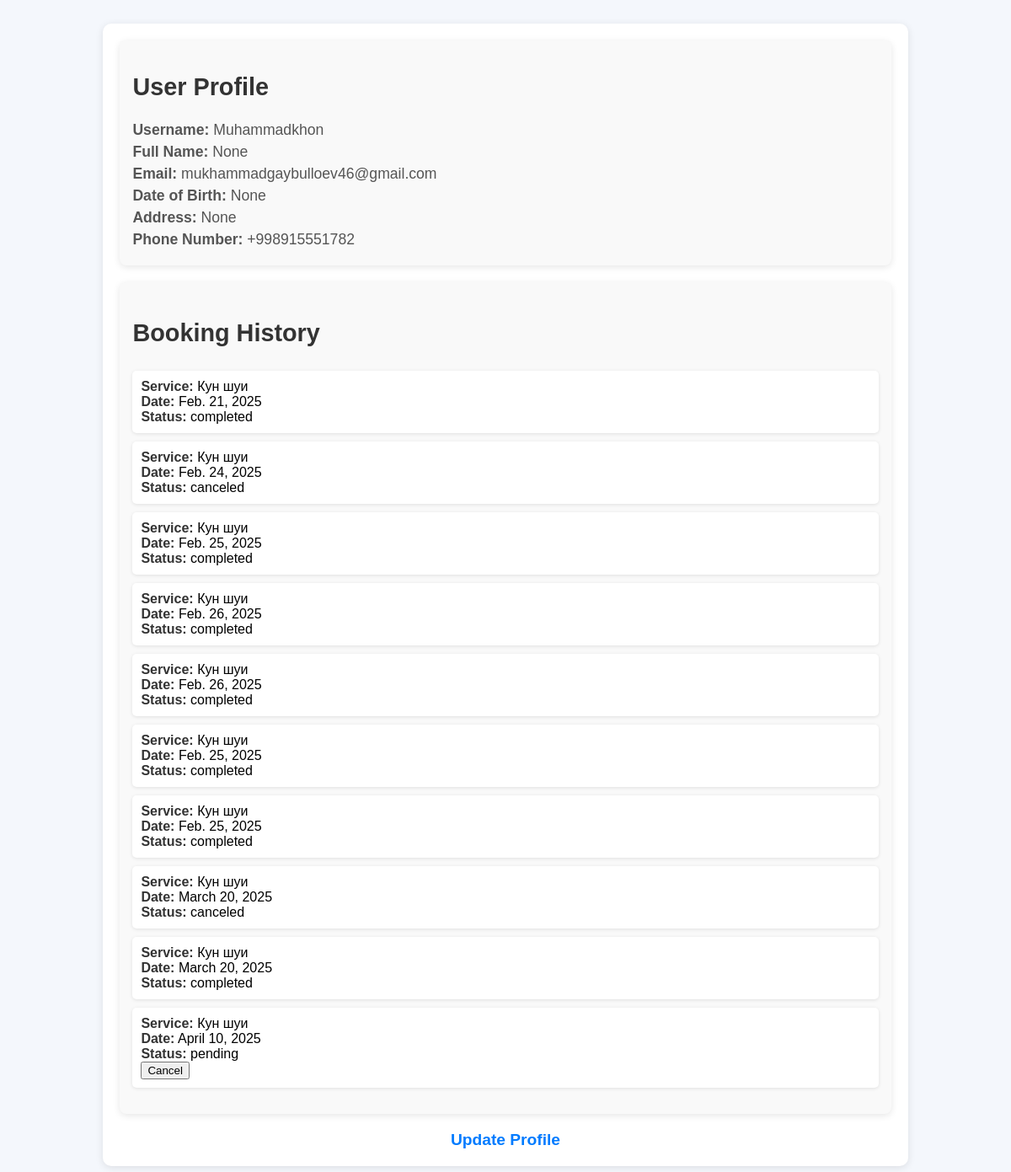
The app's page /profile/ (signed in) with its own data.
### users/models.py (models this page shows, shortened)
class CustomUser(AbstractUser):
    ROLE_CHOICES = [
        ("user", "User"),
        ("owner", "Owner"),
    ]
    role = models.CharField(max_length=10, choices=ROLE_CHOICES, default="user")
    is_owner = models.BooleanField(default=False)
    email = models.EmailField(unique=True, blank=False)
    is_active = models.BooleanField(default=False)
    phone_number = models.CharField(max_length=15, unique=True, null=True, blank=True)
    password = models.CharField(max_length=100)

class Profile(models.Model):
    user = models.OneToOneField(CustomUser, on_delete=models.CASCADE, related_name='profile')
    full_name = models.CharField(max_length=255, blank=True, null=True)
    date_of_birth = models.DateField(null=True, blank=True)
    address = models.TextField(blank=True, null=True)
    bio = models.TextField(blank=True, null=True)

class Booking(models.Model):
    STATUS_CHOICES = [
        ("pending", "Pending"),
        ("confirmed", "Confirmed"),
        ("completed", "Completed"),
        ("canceled", "Canceled"),
    ]
    master = models.ForeignKey(Master, on_delete=models.CASCADE, null=True, blank=True)  # New field
    user = models.ForeignKey(CustomUser, on_delete=models.CASCADE, related_name="bookings")
    service = models.ForeignKey(Service, on_delete=models.CASCADE, related_name="bookings")
    booking_date = models.DateField()  # Separate booking date
    booking_time = models.TimeField(default=datetime.time(12, 0))  # Separate booking time
    status = models.CharField(max_length=50, choices=STATUS_CHOICES, default='pending')
    class Meta:
        unique_together = ('master', 'booking_date', 'booking_time')  # Unique booking by date and time

class Service(models.Model):
    CATEGORY_CHOICES = [
        ('hair', 'Haircut Services'),
        ('nail', 'Manicure'),
        ('massage', 'Massage'),
    ]
    name = models.CharField(max_length=100)
    price = models.DecimalField(max_digits=10, decimal_places=3, default=0)
    duration = models.IntegerField()  # Duration in minutes
    category = models.CharField(max_length=50, choices=CATEGORY_CHOICES, default='hair')
    description = models.TextField()
    availability = models.BooleanField(default=True)
    image = models.ImageField(upload_to='services/', blank=True, null=True)
    def __str__(self):
        return self.name

### users/views.py (the view)
# urls.py: path('profile/', views.profile, name='profile'),
@login_required
def profile(request):
    user = request.user
    try:
        profile = user.profile
    except Profile.DoesNotExist:
        profile = Profile.objects.create(user=user)
    bookings = Booking.objects.filter(user=user)
    if 'status' in request.GET:
        bookings = bookings.filter(status=request.GET['status'])
    if request.method == "POST":
        form = ProfileForm(request.POST, instance=profile)
        if form.is_valid():
            form.save()
            messages.success(request, 'Profile updated successfully!')
            return redirect("profile")
    else:
        form = ProfileForm(instance=profile)
    return render(request, "profile.html", {
        "user": user,
        "profile": profile,
        "form": form,
        "bookings": bookings
    })

### users/templates/profile.html (shortened to what this page needs)
{% load static %}
<html lang="en">
<head>
    <link rel="stylesheet" href="{% static 'css/profile/profile.css' %}">
</head>
<body>
    <div class="profile-container">
        <div class="profile-info card">
            <h2>User Profile</h2>
            <p><strong>Username:</strong> {{ user.username }}</p>
            <p><strong>Full Name:</strong> {{ profile.full_name }}</p>
            <p><strong>Email:</strong> {{ user.email }}</p>
            <p><strong>Date of Birth:</strong> {{ profile.date_of_birth }}</p>
            <p><strong>Address:</strong> {{ profile.address }}</p>
            <p><strong>Phone Number:</strong> {{ user.phone_number }}</p>
        </div>
    <div class="booking-history card">
        <h3>Booking History</h3>
        {% if bookings %}
            <ul id="booking-list">
                {% for booking in bookings %}
                    <li id="booking-{{ booking.id }}">
                        <strong>Service:</strong> {{ booking.service }} <br>
                        <strong>Date:</strong> {{ booking.booking_date }} <br>
                        <strong>Status:</strong> {{ booking.status }} <br>
                        {% if booking.status|lower == "active" or booking.status|lower == "pending" %}
                            <button class="cancel-booking" data-id="{{ booking.id }}">Cancel</button>
                        {% endif %}
                    </li>
                {% endfor %}
            </ul>
        {% else %}
            <p>You have no bookings yet.</p>
        {% endif %}
    </div>
        <div class="update-profile-link">
            <a href="{% url 'update_profile' %}">Update Profile</a>
        </div>
    </div>
</body>
</html>

### users/static/css/profile/profile.css (style rules this page uses)
body { font-family: Arial, sans-serif; background-color: #f4f7fc; padding: 20px; }
.profile-container { width: 80%; margin: 0 auto; background-color: #fff; padding: 20px; border-radius: 10px; box-shadow: 0 2px 10px rgba(0, 0, 0, 0.1); }
.card { background-color: #f9f9f9; padding: 15px; margin-bottom: 20px; border-radius: 8px; box-shadow: 0 2px 8px rgba(0, 0, 0, 0.1); }
.card h2, .card h3 { font-size: 1.8em; color: #333; }
.card p { font-size: 1.1em; color: #555; margin: 5px 0; }
.booking-history ul { list-style-type: none; padding: 0; }
.booking-history li { background-color: #fff; padding: 10px; margin-bottom: 10px; border-radius: 5px; box-shadow: 0 1px 4px rgba(0, 0, 0, 0.1); }
.booking-history li strong { color: #333; }
.update-profile-link { text-align: center; margin-top: 20px; }
.update-profile-link a { text-decoration: none; font-size: 1.2em; color: #007bff; font-weight: bold; }

### records on screen
CustomUser: username "Muhammadkhon", email "mukhammadgaybulloev46@gmail.com", phone_number "+998915551782"
Profile: full_name "None", date_of_birth "None", address "None"
Booking: service "Кун шуи", booking_date "Feb. 21, 2025", status "completed"
Booking: service "Кун шуи", booking_date "Feb. 24, 2025", status "canceled"
Booking: service "Кун шуи", booking_date "Feb. 25, 2025", status "completed"
Booking: service "Кун шуи", booking_date "Feb. 26, 2025", status "completed"
Booking: service "Кун шуи", booking_date "Feb. 26, 2025", status "completed"
Booking: service "Кун шуи", booking_date "Feb. 25, 2025", status "completed"
Booking: service "Кун шуи", booking_date "Feb. 25, 2025", status "completed"
Booking: service "Кун шуи", booking_date "March 20, 2025", status "canceled"
Booking: service "Кун шуи", booking_date "March 20, 2025", status "completed"
Booking: service "Кун шуи", booking_date "April 10, 2025", status "pending"
